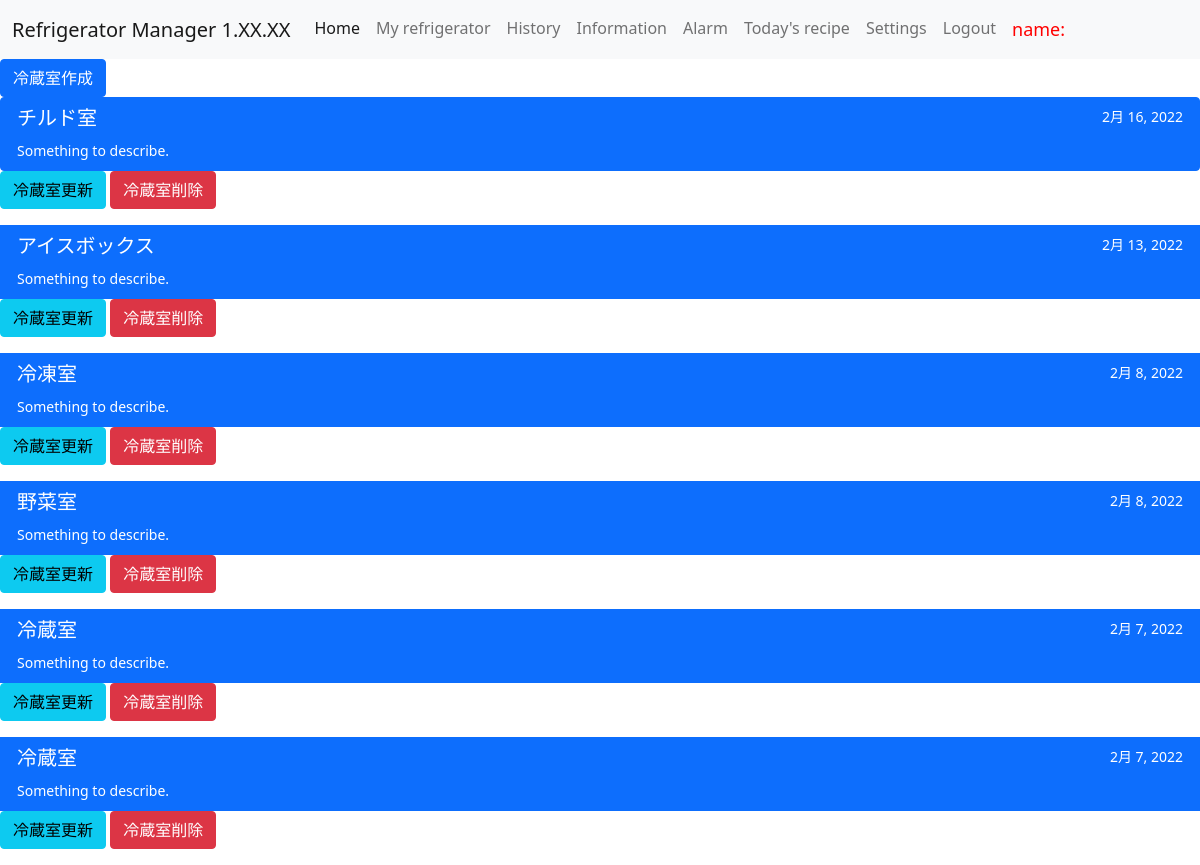
/cpmt_list/6/ (signed in), run on an earlier commit of the app's database.
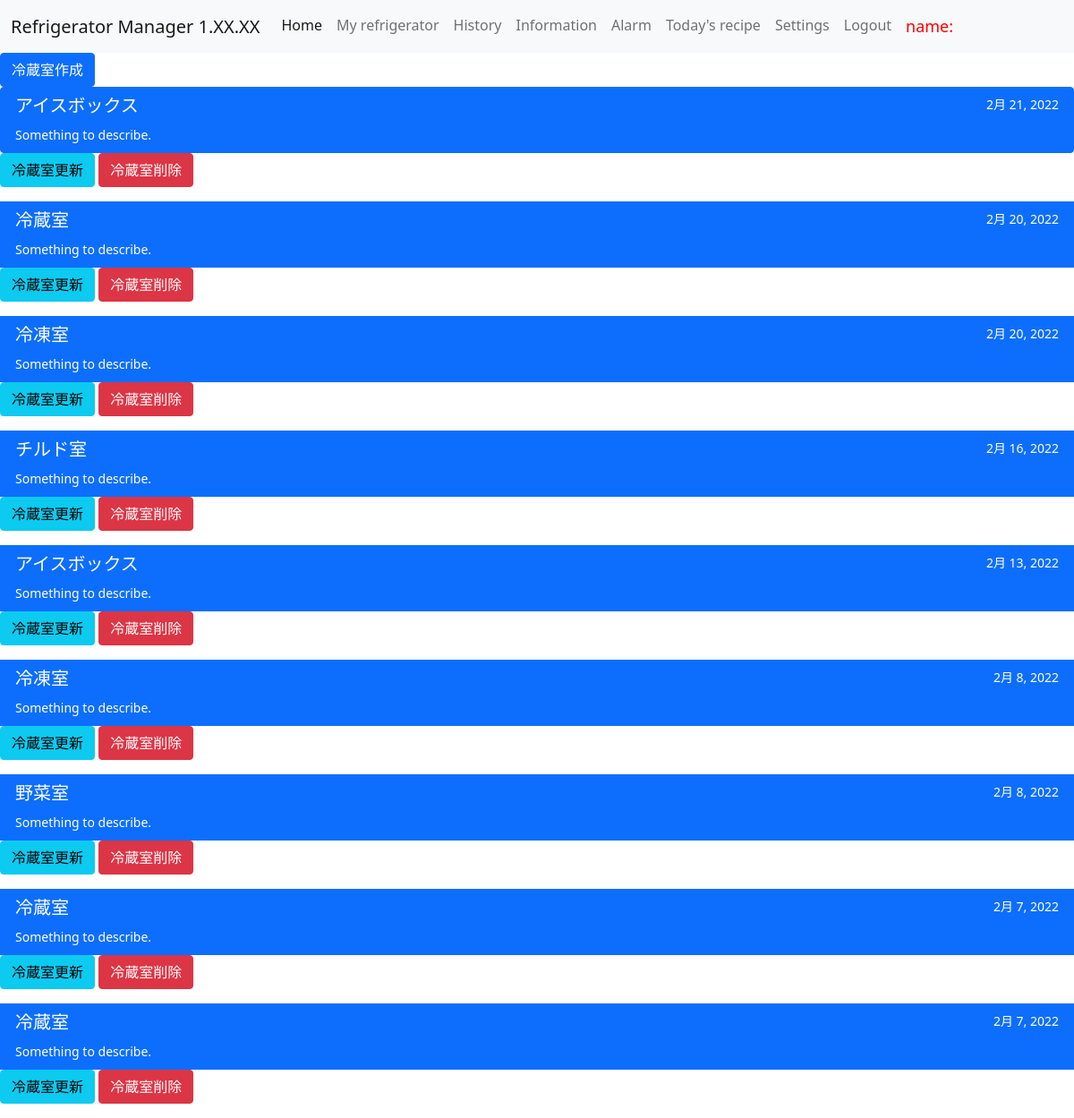
And on a later commit of the database.
### ref_app/models.py (models this page shows, shortened)
class CompartmentModel(models.Model):
    name = models.CharField(
        max_length = 100,
        choices = COMPARTMENT_TYPE,
    )
    refrigerator = models.ForeignKey(RefrigeratorModel, on_delete=models.PROTECT)
    date = models.DateField(auto_now_add=True)

### ref_app/views.py (the view, shortened to what this page needs)
# urls.py: path('cpmt_list/<int:pk>/', CompartmentList.as_view(), name = 'cpmt'),
class CompartmentList(ListView):
    template_name = 'compartment.html' #←　ref_door.html
    model = CompartmentModel
    def get_queryset(self):
        current_user = self.request.user
        current_user.id = self.request.user.id
        queryset6 = User.objects.filter(id=current_user.id)
        ref_owner = queryset6[0].id
        if current_user.is_superuser:
            return CompartmentModel.objects.all().order_by('date').reverse()
        elif self.request.user.id == ref_owner:
            return CompartmentModel.objects.filter(refrigerator_id=self.kwargs['pk']).order_by('date').reverse()

### templates/compartment.html (shortened to what this page needs)
{% extends 'base.html' %}
{% block content %}
<a href="{% url 'create_cpmt' ref_pk %}" class="btn btn-primary">冷蔵室作成</a>
<div class="list-group">
    {% for cpmt in object_list %}
    <a href="{% url 'ingre' %}" class="list-group-item list-group-item-action active" aria-current="true">
      <div class="d-flex w-100 justify-content-between">
        <h5 class="mb-1">{{ cpmt.get_name_display }}</h5>
        <small>{{ cpmt.date }}</small>
      </div>
      <small>Something to describe.</small>
    </a>
</div>
    <a href="{% url 'update_cpmt' cpmt.pk %}" class="btn btn-info">冷蔵室更新</a>
    <a href="{% url 'delete_cpmt' cpmt.pk %}" class="btn btn-danger">冷蔵室削除</a>
    {% endfor %}
{% endblock content %}

What changed in the data, as far as the page shows it:
added CompartmentModel: name "アイスボックス", date "2月 21, 2022"
added CompartmentModel: name "冷蔵室", date "2月 20, 2022"
added CompartmentModel: name "冷凍室", date "2月 20, 2022"
